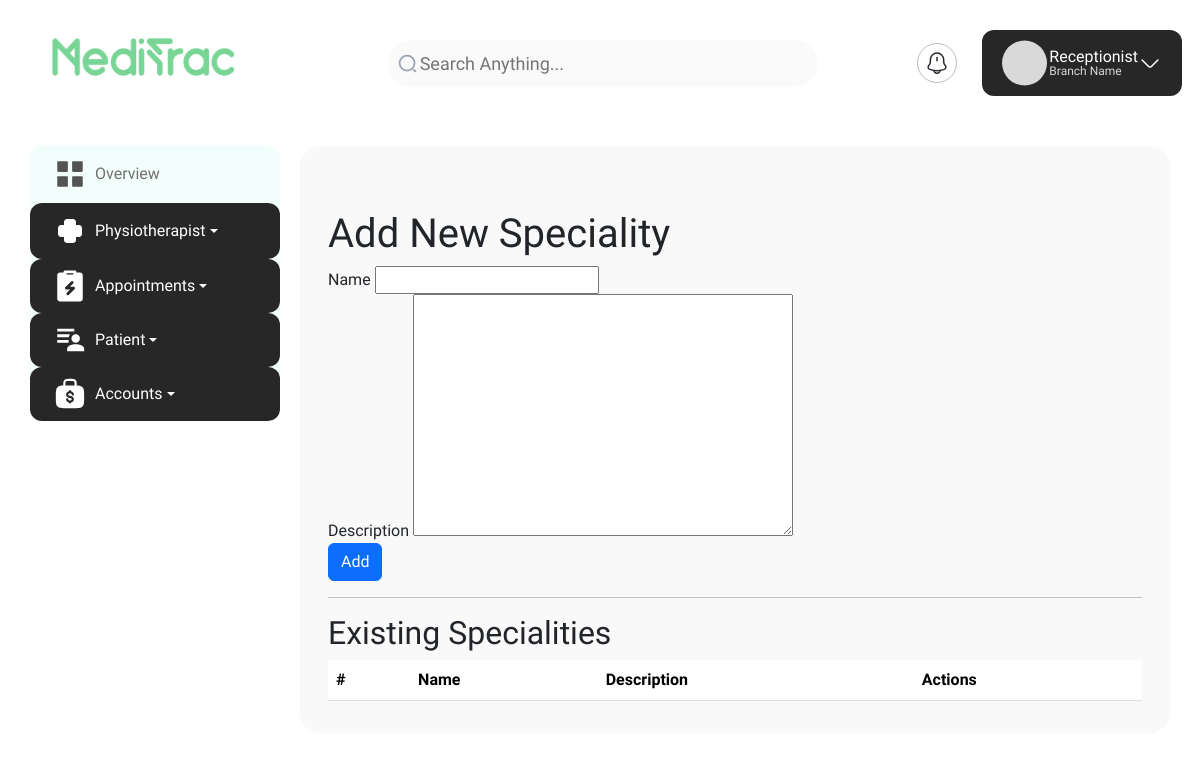
/speciality/add/, run on an earlier commit of the app's database.
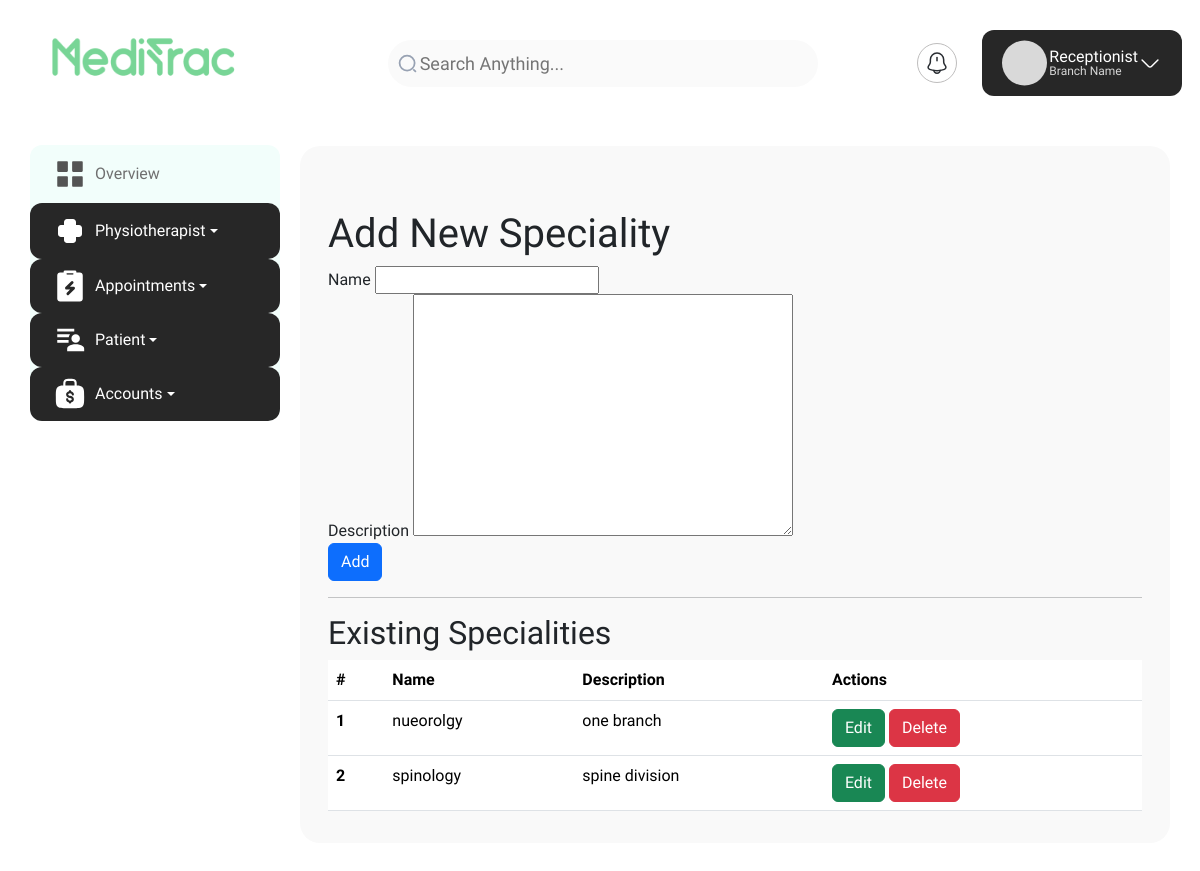
And on a later commit of the database.
### receptionist/models.py (models this page shows, shortened)
class Speciality(models.Model):
    name = models.CharField(max_length=100)
    description = models.TextField()

### receptionist/views.py (the view, shortened to what this page needs)
# urls.py: path('speciality/add/', views.add_new_speciality, name='add_new_speciality'),
def add_new_speciality(request):
    form = AddSpecialityForm()
    specialities = Speciality.objects.all()
    return render(request, 'add_new_speciality.html', {'form': form, 'specialities': specialities})

### receptionist/forms.py
class AddSpecialityForm(forms.ModelForm):
    class Meta:
        model = Speciality
        fields = ['name', 'description']
        labels = {
            'name': _('Name'),
            'description': _('Description'),
        }

### templates/add_new_speciality.html (shortened to what this page needs)
{% extends "base.html" %}
{% block content %}
<div class="container mt-5">
    <h1>Add New Speciality</h1>
    <form id="add-speciality-form" method="post">
        <div class="form-group">
            <label for="id_name">Name</label>
            {{ form.name }}
        </div>
        <div class="form-group">
            <label for="id_description">Description</label>
            {{ form.description }}
        </div>
        <button type="submit" class="btn btn-primary">Add</button>
    </form>
    <hr>
    <h2>Existing Specialities</h2>
    <table class="table">
        <thead>
        <tr>
            <th scope="col">#</th>
            <th scope="col">Name</th>
            <th scope="col">Description</th>
            <th scope="col">Actions</th>
        </tr>
        </thead>
        <tbody id="specialities-list">
        {% for speciality in specialities %}
            <tr data-id="{{ speciality.id }}">
                <th scope="row">{{ forloop.counter }}</th>
                <td>{{ speciality.name }}</td>
                <td>{{ speciality.description }}</td>
                <td>
                    <button class="btn btn-success edit-btn">Edit</button>
                    <button class="btn btn-danger delete-btn">Delete</button>
                </td>
            </tr>
        {% endfor %}
        </tbody>
    </table>
</div>
{% endblock %}

What changed in the data, as far as the page shows it:
added Speciality: name "nueorolgy", description "one branch"
added Speciality: name "spinology", description "spine division"
